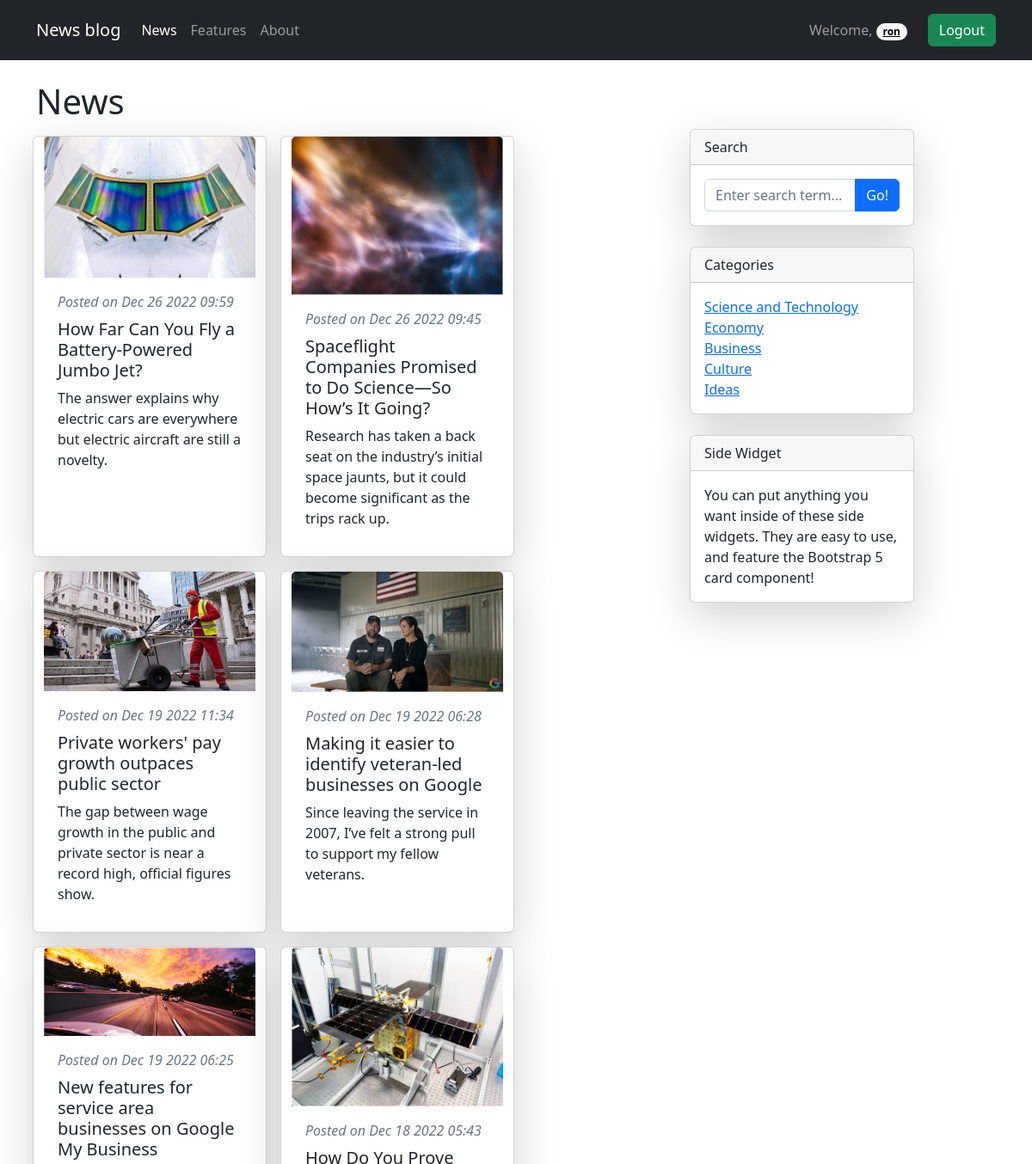
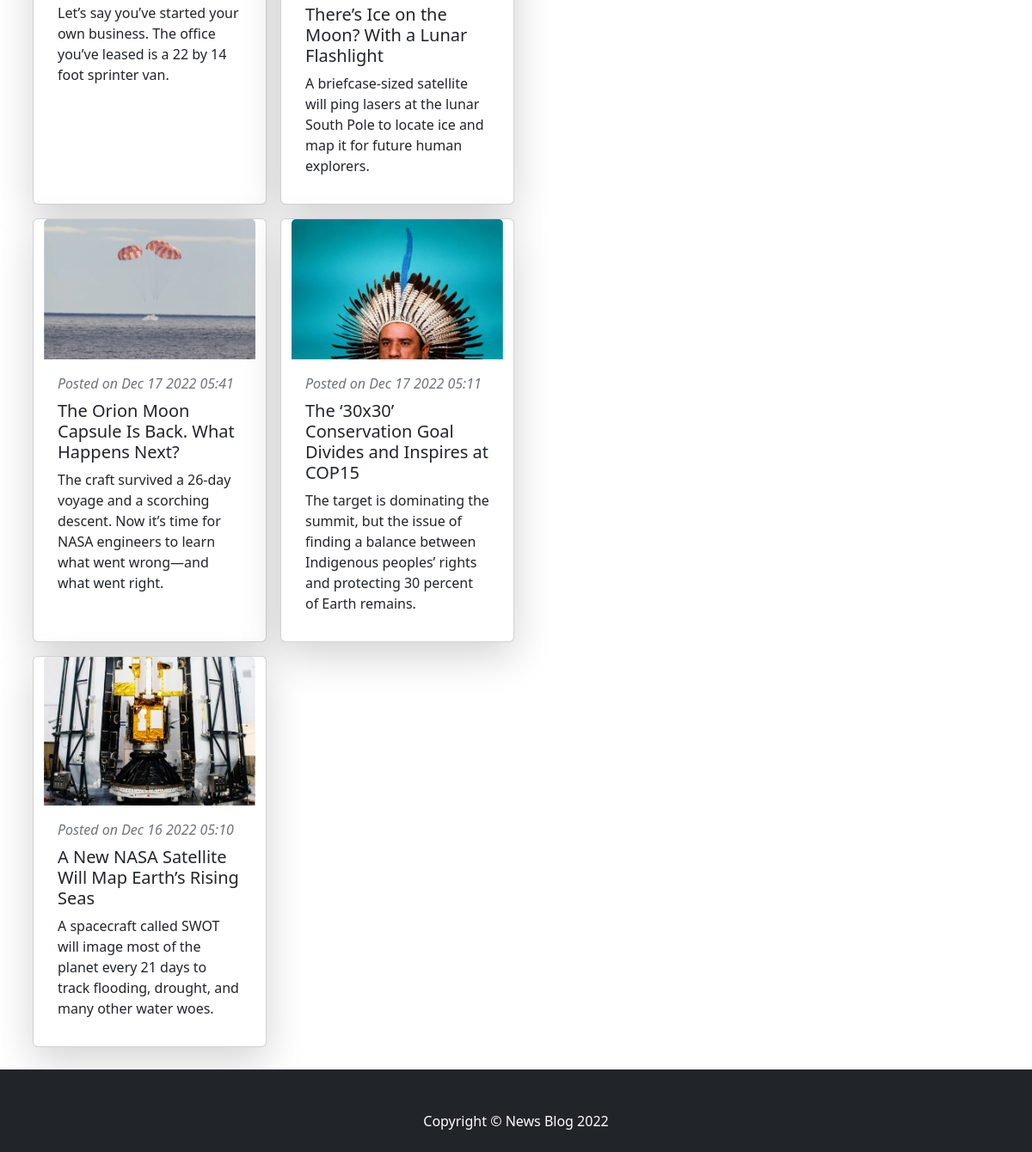
Screenshot of / (signed in) with the database file from the repository (2 pictures, top to bottom).
### news/models.py (models this page shows, shortened)
class News(models.Model):
    author = models.ForeignKey(User, on_delete=models.CASCADE)
    category = models.ForeignKey(Category, on_delete=models.CASCADE)
    title = models.CharField(max_length=100)
    description = models.CharField(max_length=150)
    image = models.ImageField(upload_to='news/images/')
    article = models.TextField()
    date = models.DateTimeField(auto_now=True)
    class Meta:
        verbose_name_plural = 'News'

class Category(models.Model):
    name = models.CharField(max_length=32)
    class Meta:
        verbose_name_plural = 'Category'
    def __str__(self):
        return self.name

### news/views.py (the view)
# urls.py: 2. Add a URL to urlpatterns:  path('', views.home, name='home')
def home(request, pk=0):
    categories = Category.objects.all()
    news = News.objects.filter(category_id=pk).order_by('-date') if pk else News.objects.all().order_by('-date')
    context = {'page_name': categories[pk - 1].name if pk else 'News', 'news': news,
               'categories': categories, 'error': 'There is no news on this topic.'}
    return render(request, template_name='home.html', context=context)

### news/templates/home.html (shortened to what this page needs)
{% extends 'base.html' %}
{% block content %}
<div class="container mt-4 mb-4">
    <h1>{{ page_name }}</h1>
    <div class="row">
        <div class="col-lg-8">
            <div class="row">
                {% if news %}
                {% for n in news %}
                <div class="card m-2 shadow-lg" style="width: 17rem;">
                    <img src="{{ n.image.url }}" class="card-img-top" alt="...">
                    <div class="card-body">
                        <div class="text-muted fst-italic mb-2">Posted on {{ n.date|date:'M j Y H:i' }}</div>
                        <h5 class="card-title">{{ n.title }}</h5>
                        <p class="card-text">{{ n.description }}</p>
                    </div>
                </div>
                {% endfor %}
                {% else %}
                <h3>{{ error }}</h3>
                {% endif %}
            </div>
        </div>
        <div class="col-lg-3">
            <div class="card mb-4 shadow-lg">
                <div class="card-header">Search</div>
                <div class="card-body">
                    <div class="input-group">
                        <input class="form-control" type="text" placeholder="Enter search term..."
                               aria-label="Enter search term..." aria-describedby="button-search">
                        <button class="btn btn-primary" id="button-search" type="button">Go!</button>
                    </div>
                </div>
            </div>
            <div class="card mb-4 shadow-lg">
                <div class="card-header">Categories</div>
                <div class="card-body">
                    <div class="row">
                        <div class="col">
                            <ul class="list-unstyled mb-0">
                                {% if categories %}
                                {% for cat in categories %}
                                <li><a href="{% url 'news' cat.id %}">{{ cat }}</a></li>
                                {% endfor %}
                                {% else %}
                                <li>Categories not yet</li>
                                {% endif %}
                            </ul>
                        </div>
                    </div>
                </div>
            </div>
            <div class="card mb-4 shadow-lg">
                <div class="card-header">Side Widget</div>
                <div class="card-body">You can put anything you want inside of these side widgets. They are easy to use,
                    and feature the Bootstrap 5 card component!
                </div>
            </div>
        </div>
    </div>
</div>
{% endblock %}

### templates/base.html (shortened to what this page needs)
<!DOCTYPE html>
<html lang="en">
<head>
    <link href="https://cdn.jsdelivr.net/npm/bootstrap@5.2.3/dist/css/bootstrap.min.css" rel="stylesheet"
>
    {% load static %}
    <link rel="stylesheet" href="{% static 'css/style.css' %}">
</head>
<body>
    <div class="wrapper">
        <nav class="navbar navbar-expand-lg navbar-dark bg-dark">
            <div class="container">
                <a class="navbar-brand" href="{% url 'home' %}">News blog</a>
                <div class="collapse navbar-collapse" id="navbarText">
                    <ul class="navbar-nav me-auto mb-2 mb-lg-0">
                        <li class="nav-item">
                            <a class="nav-link active" aria-current="page" href="{% url 'home' %}">News</a>
                        </li>
                        <li class="nav-item">
                            <a class="nav-link" href="#">Features</a>
                        </li>
                        <li class="nav-item">
                            <a class="nav-link" href="#">About</a>
                        </li>
                    </ul>
                    {% if user.is_authenticated %}
                    <span class="navbar-text">
                        Welcome, <a class="badge rounded-pill text-bg-light" href="{% url 'profile' %}">{{ user.username }}</a>
                    </span>
                    <span class="navbar-text">
                        <form action="{% url 'logout' %}" method="POST">
                            <button type="submit" class="btn btn-success ms-4">Logout</button>
                        </form>
                    </span>
                    {% endif %}
                </div>
            </div>
        </nav>
        <div class="content">{% block content %} {% endblock %}</div>
        <footer class="py-5 bg-dark">
            <div class="container"><p class="m-0 text-center text-white">Copyright &copy; News Blog 2022</p></div>
        </footer>
    </div>
</body>
</html>

### static/css/style.css (style rules this page uses)
* { margin: 0; padding: 0; }
html, body { height: 100%; }
.wrapper { position: relative; min-height: 100%; }
.content { padding-bottom: 90px; }
footer { position: absolute; left: 0; bottom: 0; width: 100%; height: 80px; }

### rows the page displays
News: image (picture), date "Dec 26 2022 09:59", title "How Far Can You Fly a Battery-Powered Jumbo Jet?", description "The answer explains why electric cars are everywhere but electric aircraft are still a novelty."
News: image (picture), date "Dec 26 2022 09:45", title "Spaceflight Companies Promised to Do Science—So How’s It Going?", description "Research has taken a back seat on the industry’s initial space jaunts, but it could become significant as the trips rack up."
News: image (picture), date "Dec 19 2022 11:34", title "Private workers' pay growth outpaces public sector", description "The gap between wage growth in the public and private sector is near a record high, official figures show."
News: image (picture), date "Dec 19 2022 06:28", title "Making it easier to identify veteran-led businesses on Google", description "Since leaving the service in 2007, I’ve felt a strong pull to support my fellow veterans."
News: image (picture), date "Dec 19 2022 06:25", title "New features for service area businesses on Google My Business", description "Let’s say you’ve started your own business. The office you’ve leased is a 22 by 14 foot sprinter van."
News: image (picture), date "Dec 18 2022 05:43", title "How Do You Prove There’s Ice on the Moon? With a Lunar Flashlight", description "A briefcase-sized satellite will ping lasers at the lunar South Pole to locate ice and map it for future human explorers."
News: image (picture), date "Dec 17 2022 05:41", title "The Orion Moon Capsule Is Back. What Happens Next?", description "The craft survived a 26-day voyage and a scorching descent. Now it’s time for NASA engineers to learn what went wrong—and what went right."
News: image (picture), date "Dec 17 2022 05:11", title "The ‘30x30’ Conservation Goal Divides and Inspires at COP15", description "The target is dominating the summit, but the issue of finding a balance between Indigenous peoples’ rights and protecting 30 percent of Earth remains."
News: image (picture), date "Dec 16 2022 05:10", title "A New NASA Satellite Will Map Earth’s Rising Seas", description "A spacecraft called SWOT will image most of the planet every 21 days to track flooding, drought, and many other water woes."
Category: name "Science and Technology"
Category: name "Economy"
Category: name "Business"
Category: name "Culture"
Category: name "Ideas"

### other values shown
{{ user.username }} "ron"
{{ page_name }} "News"
